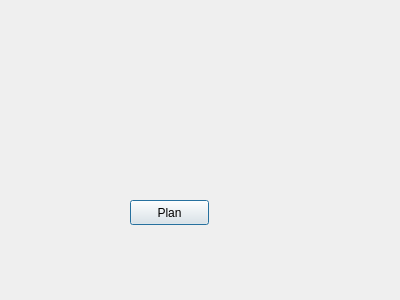
<?xml version="1.0" encoding="UTF-8"?>
<ui version="4.0">
 <class>CMAESGraspPlanningDialogBase</class>
 <widget class="QDialog" name="CMAESGraspPlanningDialogBase">
  <property name="geometry">
   <rect>
    <x>0</x>
    <y>0</y>
    <width>400</width>
    <height>300</height>
   </rect>
  </property>
  <property name="windowTitle">
   <string>CMAES Grasp Planning</string>
  </property>
  <widget class="QPushButton" name="plan_button_">
   <property name="geometry">
    <rect>
     <x>130</x>
     <y>200</y>
     <width>79</width>
     <height>25</height>
    </rect>
   </property>
   <property name="text">
    <string>Plan</string>
   </property>
  </widget>
 </widget>
 <resources/>
 <connections/>
</ui>
